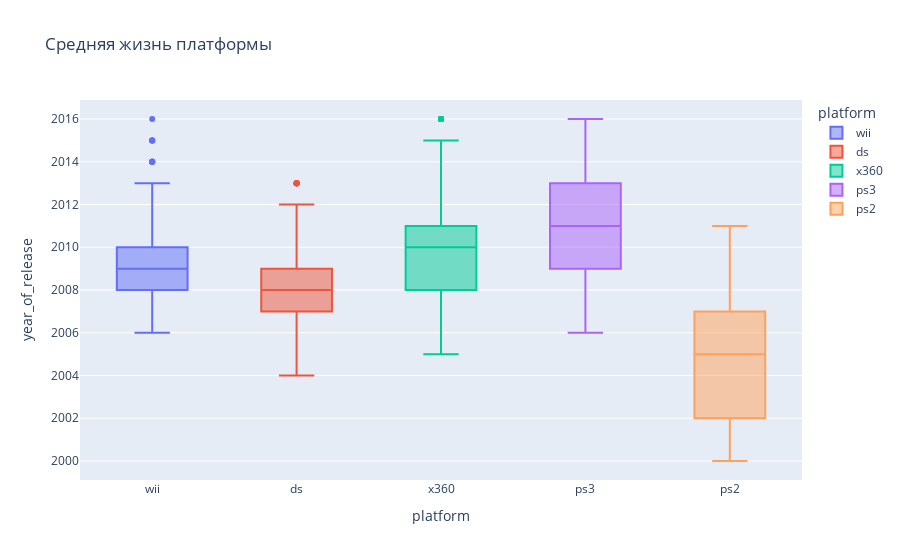

Notebook cell for this chart:
### Code cell
fig = px.box(platforms_leaders, x = "platform" , y = "year_of_release",color = 'platform',title='Средняя жизнь платформы')
fig.show()

### Figure 1 — Plotly figure (JSON) as saved in the notebook; plotly's stock layout.template omitted (floating-point values rounded to 4 significant figures; data arrays with more than 128 entries replaced by an {"elided": "..."} marker saying what was removed)
{"data": [{"alignmentgroup": "True", "hovertemplate": "platform=%{x}<br>year_of_release=%{y}<extra></extra>", "legendgroup": "wii", "marker": {"color": "#636efa"}, "name": "wii", "notched": false, "offsetgroup": "wii", "orientation": "v", "showlegend": true, "type": "box", "x": {"elided": "1286 str values"}, "x0": " ", "xaxis": "x", "y": {"elided": "1286 int values"}, "y0": " ", "yaxis": "y"}, {"alignmentgroup": "True", "hovertemplate": "platform=%{x}<br>year_of_release=%{y}<extra></extra>", "legendgroup": "ds", "marker": {"color": "#EF553B"}, "name": "ds", "notched": false, "offsetgroup": "ds", "orientation": "v", "showlegend": true, "type": "box", "x": {"elided": "2120 str values"}, "x0": " ", "xaxis": "x", "y": {"elided": "2120 int values"}, "y0": " ", "yaxis": "y"}, {"alignmentgroup": "True", "hovertemplate": "platform=%{x}<br>year_of_release=%{y}<extra></extra>", "legendgroup": "x360", "marker": {"color": "#00cc96"}, "name": "x360", "notched": false, "offsetgroup": "x360", "orientation": "v", "showlegend": true, "type": "box", "x": {"elided": "1232 str values"}, "x0": " ", "xaxis": "x", "y": {"elided": "1232 int values"}, "y0": " ", "yaxis": "y"}, {"alignmentgroup": "True", "hovertemplate": "platform=%{x}<br>year_of_release=%{y}<extra></extra>", "legendgroup": "ps3", "marker": {"color": "#ab63fa"}, "name": "ps3", "notched": false, "offsetgroup": "ps3", "orientation": "v", "showlegend": true, "type": "box", "x": {"elided": "1305 str values"}, "x0": " ", "xaxis": "x", "y": {"elided": "1305 int values"}, "y0": " ", "yaxis": "y"}, {"alignmentgroup": "True", "hovertemplate": "platform=%{x}<br>year_of_release=%{y}<extra></extra>", "legendgroup": "ps2", "marker": {"color": "#FFA15A"}, "name": "ps2", "notched": false, "offsetgroup": "ps2", "orientation": "v", "showlegend": true, "type": "box", "x": {"elided": "2127 str values"}, "x0": " ", "xaxis": "x", "y": {"elided": "2127 int values"}, "y0": " ", "yaxis": "y"}], "layout": {"autosize": true, "boxmode": "overlay", "legend": {"title": {"text": "platform"}, "tracegroupgap": 0}, "title": {"text": "Средняя жизнь платформы"}, "xaxis": {"anchor": "y", "autorange": true, "categoryarray": ["wii", "ds", "x360", "ps3", "ps2"], "categoryorder": "array", "domain": [0, 1], "range": [-0.5, 4.5], "title": {"text": "platform"}, "type": "category"}, "yaxis": {"anchor": "x", "autorange": true, "domain": [0, 1], "range": [1999.0, 2017.0], "title": {"text": "year_of_release"}, "type": "linear"}}}
